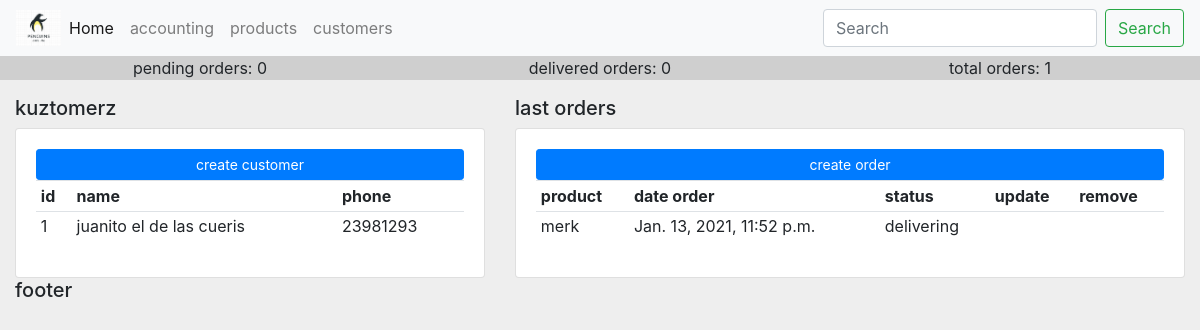
/accounting/, run on an earlier commit of the app's database.
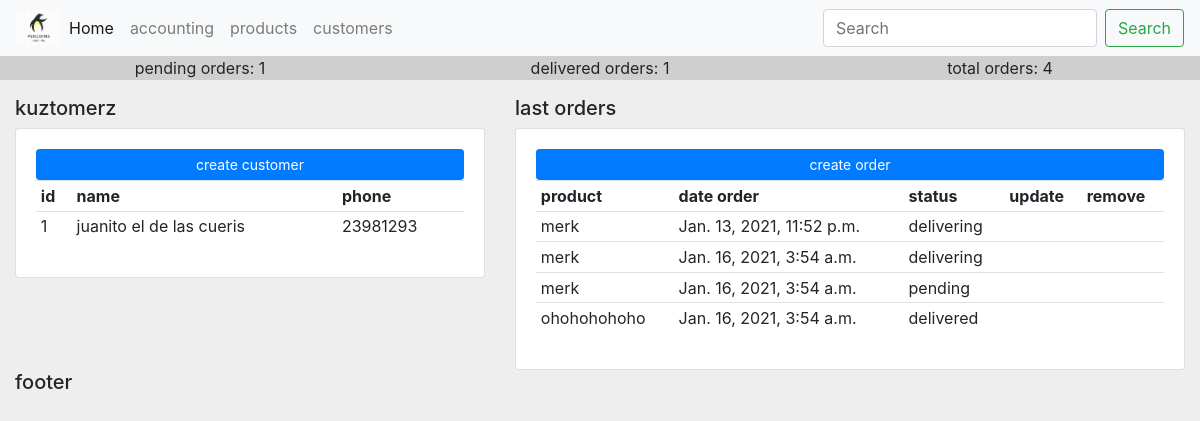
And on a later commit of the database.
### accounting/models.py (models this page shows, shortened)
class Customer(models.Model):
    name = models.CharField(max_length=200, null=True)
    phone = models.CharField(max_length=200, null=True)
    email = models.CharField(max_length=200, null=True)
    date_created = models.DateTimeField(auto_now_add=True, null=True)

class Order(models.Model):
    STATUS = (
        ('pending', 'Pending'),
        ('delivering', 'Out on delivery'),
        ('delivered', 'Delivered')
    )
    customer = models.ForeignKey(Customer, null=True, on_delete=models.SET_NULL)
    product = models.ForeignKey(Product, null=True, on_delete=models.SET_NULL)
    status = models.CharField(max_length=200, null=True, choices=STATUS)
    date_created = models.DateTimeField(auto_now_add=True, null=True)

class Product(models.Model):
    CATEGORY = (
        ('indoors', 'Indoors'),
        ('outdoors', 'Outdoors')
    )
    name = models.CharField(max_length=200, null=True)
    price = models.FloatField(null=True)
    category = models.CharField(max_length=200, null=True, choices=CATEGORY)
    description = models.CharField(max_length=200, null=True)
    date_created = models.DateTimeField(auto_now_add=True, null=True)
    tags = models.ManyToManyField(Tag)
    def __str__(self):
        return self.name

### accounting/views.py (the view)
# urls.py: path('', views.home, name="accounting_home"),
def home(request):
    orders = Order.objects.all()
    customers = Customer.objects.all()
    total_orders = orders.count()
    pending_orders = orders.filter(status='pending').count()
    delivered_orders = orders.filter(status='delivered').count()
    context = {'orders':orders, 'customers':customers,
        'delivered_orders' : delivered_orders, 'total_orders' : total_orders,
        'pending_orders' : pending_orders
    }
    return render(request, 'accounting/dashboard.html', context)

### accounting/templates/accounting/dashboard.html
{% extends 'ivy/layout.html' %}
{% block content %}
<div class="row">
    <div class="col-md-5">
        <h5>kuztomerz</h5>
        <div class="card card-body">
            <button class="btn btn-primary btn-sm btn-block">create customer</button>
            <table class="table table-sm">
                <tr>
                    <th>id</th>
                    <th>name</th>
                    <th>phone</th>
                </tr>
                {% for customer in customers %}
                    <tr>
                        <td>{{customer.id}}</td>
                        <td>{{customer.name}}</td>
                        <td>{{customer.phone}}</td>
                    </tr>
                {% endfor %}
            </table>
        </div>
    </div>
    <div class="col-md-7">
        <h5>last orders</h5>
        <div class="card card-body">
            <button class="btn btn-primary btn-sm btn-block">create order</button>
            <table class="table table-sm">
                <tr>
                    <th>product</th>
                    <th>date order</th>
                    <th>status</th>
                    <th>update</th>
                    <th>remove</th>
                </tr>
                {% for order in orders %}
                    <tr>
                        <td>{{order.product}}</td>
                        <td>{{order.date_created}}</td>
                        <td>{{order.status}}</td>
                        <td></td>
                        <td></td>
                    </tr>
                {% endfor %}
            </table>
        </div>
    </div>
</div>
{% endblock content %}

What changed in the data, as far as the page shows it:
added Order: product "merk", date_created "Jan. 16, 2021, 3:54 a.m.", status "delivering"
added Order: product "merk", date_created "Jan. 16, 2021, 3:54 a.m.", status "pending"
added Order: product "ohohohohoho", date_created "Jan. 16, 2021, 3:54 a.m.", status "delivered"
Also different on the page:
{{ pending_orders }}: "0" → "1"
{{ delivered_orders }}: "0" → "1"
{{ total_orders }}: "1" → "4"
